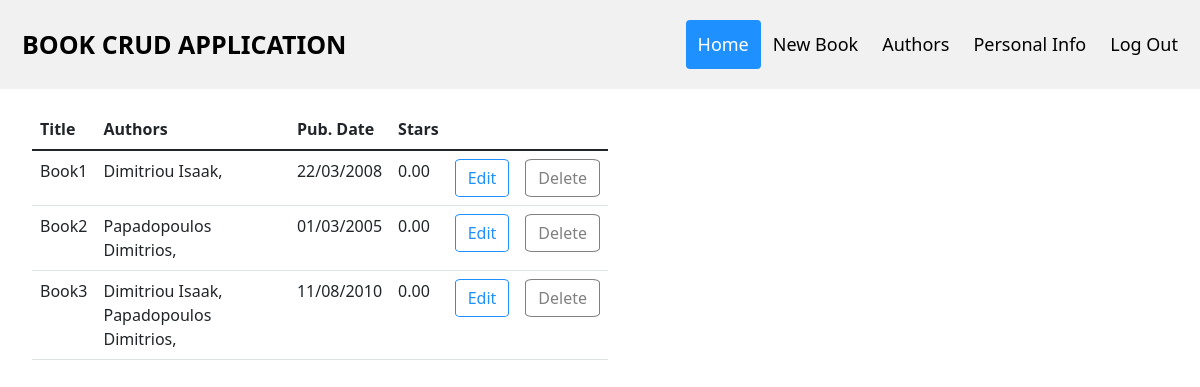
Screenshot of /library/home/Publisher/ArtOfBook/ (signed in) with the database file from the repository.
### book_app/models.py (models this page shows, shortened)
class Book(models.Model):
    title = models.CharField(max_length=100, unique=True)
    authors = models.ManyToManyField(Author)
    publisher = models.ForeignKey(Publisher, on_delete=models.CASCADE)
    pub_date = models.DateField()
    num_stars = models.DecimalField(default=0, max_digits=3, decimal_places=2,
                                    validators=[MinValueValidator(0), MaxValueValidator(5)])
    num_rates = models.IntegerField(default=0)
    book = models.FileField()
    class Meta:
        ordering = ["title"]

class Author(models.Model):
    user = models.OneToOneField(User, unique=True, on_delete=models.CASCADE)
    age = models.IntegerField()
    class Meta:
        constraints = [
            models.CheckConstraint(check=models.Q(age__gte=18), name='age_gte_18')
        ]
        ordering = ["user__last_name"]
    def __str__(self):
        return (self.user.last_name + ' ' + self.user.first_name)

### book_app/views.py (the view, shortened to what this page needs)
# urls.py: path('home/<str:user_type>/<str:username>/', views.homeView, name='homeView'),
@login_required(login_url='/library/login/')
def homeView(request, user_type, username):
    data={}
    if user_type == 'LibraryUser':
        books = Book.objects.all()
        if books:
            data['books'] = books
            lib_user = LibraryUser.objects.get(user=request.user)
            favourites = Favourite.objects.filter(lib_user=lib_user)
            if favourites:
                favourite_books = []
                for obj in favourites:
                    favourite_books.append(obj.book)
                data['favourite_books'] = favourite_books
            else:
                data['favourite_books'] = Favourite.objects.none
        else:
            data['message'] = 'Sorry, there are no books at the moment.'
    else:
        publisher = Publisher.objects.get(user=request.user)
        books = Book.objects.filter(publisher=publisher)
        if books:
            data['books'] = books
            data['form'] = BookEditForm()
        else:
            data['message'] = 'You have not published any book yet. '
    data['user_type'] = user_type
    data['username'] = username
    return render(request, 'book_app/Common/home.html', data)

### book_app/templates/book_app/Common/home.html (shortened to what this page needs)
{% extends 'book_app/base.html' %}
{% load static %}
{% block header %}
    <a class="logo" href="{% url 'homeView' user_type username %}">BOOK CRUD APPLICATION</a>
    <div class="header-right">
        <a class="active" href="{% url 'homeView' user_type username %}">Home</a>
        {% if user_type == 'LibraryUser' %}
            <a href="/library/favourites/">Favourites</a>
        {% else %}
            <a href="/library/new_book/">New Book</a>
        {% endif %}
        {% if user_type == 'Publisher' %}
            <a href="/library/authors/">Authors</a>
        {% endif %}
        <a href="/library/personal_info/">Personal Info</a>
        <a href="/library/logout/">Log Out</a>
    </div>
{% endblock %}
{% block content %}
    <div class="container-fluid">
        {% if user_type == 'LibraryUser' %}
            {% if message is not None %}
                <h2>{{message}}</h2>
            {% else %}
                <table class="table table-hover">
                    <thead>
                        <tr>
                            <th>Title</th>
                            <th>Authors</th>
                            <th>Publisher</th>
                            <th>Pub. Date</th>
                            <th>Stars</th>
                        </tr>
                    </thead>
                    <tbody>
                        {% for book in books %}
                            <tr>
                                <td>{{book.title}}</td>
                                <td>
                                    {% for author in book.authors.all %}
                                        {{author}},
                                    {% endfor %}
                                </td>
                                <td>{{book.publisher}}</td>
                                <td>{{book.pub_date}}</td>
                                <td>{{book.num_stars}}</td>
                                {% if book in favourite_books %}
                                    <td>
                                        <a href="/library/remove_favourite/{{book.id}}">
                                        <img src="{% static 'book_app/pictures/removefav.png' %}" alt="image" width="30" height="30"></a>
                                    </td>
                                {% else %}
                                    <td>
                                        <a href="/library/add_favourite/{{book.id}}">
                                        <img src="{% static 'book_app/pictures/addfav.png' %}" alt="image" width="30" height="30"></a>
                                    </td>
                                {% endif %}
                                <td>
                                    <button type="button" id="{{book.id}}" class="mybtn" data-bs-toggle="modal"
                                    data-bs-target="#rateBook">Rate</button>
                                </td>
                            </tr>
                        {% endfor %}
                    </tbody>
                </table>
                {% include 'book_app/LibraryUser/rating_form.html'%}
                <script src="https://ajax.googleapis.com/ajax/libs/jquery/3.6.0/jquery.min.js"></script>
                <script type="text/javascript" src="{% static 'book_app/js/rateBookForm.js' %}"></script>
            {% endif %}
        {% else %}
            {% if message is not None %}
                <h2>{{message}}</h2>
                <a href="/library/new_book/">Add a book</a>
            {% else %}
                <table class="table table-hover" id="tab">
                    <thead>
                        <tr>
                            <th>Title</th>
                            <th>Authors</th>
                            <th>Pub. Date</th>
                            <th>Stars</th>
                        </tr>
                    </thead>
                    <tbody>
                        {% for book in books %}
                            <tr>
                                <td>{{book.title}}</td>
                                <td>
                                    {% for author in book.authors.all %}
                                        {{author}},
                                    {% endfor %}
                                </td>
                                <td>{{book.pub_date|date:'d/m/Y'}}</td>
                                <td>{{book.num_stars}}</td>
                                <td>
                                    <button type="button" id="{{book.id}}" class="mybtn"
                                    data-bs-toggle="modal" data-bs-target="#editBook">Edit</button>
                                </td>
                                <td>
                                    <a type="button" href="/library/delete_book/{{book.id}}" class="mybtn2"
                                    onclick="return confirm('Are you sure you want to delete this book?');">Delete</a>
                                </td>
                            </tr>
                        {% endfor %}
                    </tbody>
                </table>
            {% endif %}
        {% endif %}
    </div>
{% endblock %}

### book_app/templates/book_app/base.html (shortened to what this page needs)
<!DOCTYPE html>
<html lang="en">
    <head>
        <link href="https://cdn.jsdelivr.net/npm/bootstrap@5.1.3/dist/css/bootstrap.min.css" rel="stylesheet"
>
        <link rel="stylesheet" href="https://cdnjs.cloudflare.com/ajax/libs/font-awesome/5.11.2/css/all.min.css">
        {% load static %}
        <link rel="stylesheet" type="text/css" href="{% static 'book_app/css/main.css' %}">
    </head>
    <body>
        <div class="header">
            {% block header %}{% endblock %}
        </div>
        <div class="content">
            {% block content %}{% endblock %}
        </div>
    </body>
</html>

### book_app/templates/book_app/Common/editBook_form.html (shortened to what this page needs)
{% load crispy_forms_tags %}

### book_app/static/book_app/css/main.css (style rules this page uses)
body { background-color:white; background-image: url(../pictures/book.jpg); background-repeat: no-repeat; background-attachment: fixed; background-position: right bottom; background-size: auto; }
.header { overflow: hidden; background-color: #f1f1f1; padding: 20px 10px; }
.header a { float: left; color: black; text-align: center; padding: 12px; text-decoration: none; font-size: 18px; line-height: 25px; border-radius: 4px; }
.header a.logo { font-size: 25px; font-weight: bold; }
.header a.active { background-color: dodgerblue; color: white; }
.header-right { float: right; }
.container-fluid { width:50%; margin-top:20px; margin-left:20px; }
a:link { text-decoration: none; }
.mybtn { background-color: white; color: dodgerblue; border: 1px solid dodgerblue; border-radius: 10%; padding: 6px 12px; }
.mybtn2 { background-color: white; color: gray; border: 1px solid gray; border-radius: 10%; padding: 6px 12px; }

### rows the page displays
Book: title "Book1", pub_date "22/03/2008", num_stars "0.00"
Author: user.first_name "Dimitriou Isaak"
Book: title "Book2", pub_date "01/03/2005", num_stars "0.00"
Author: user.first_name "Papadopoulos Dimitrios"
Book: title "Book3", pub_date "11/08/2010", num_stars "0.00"
